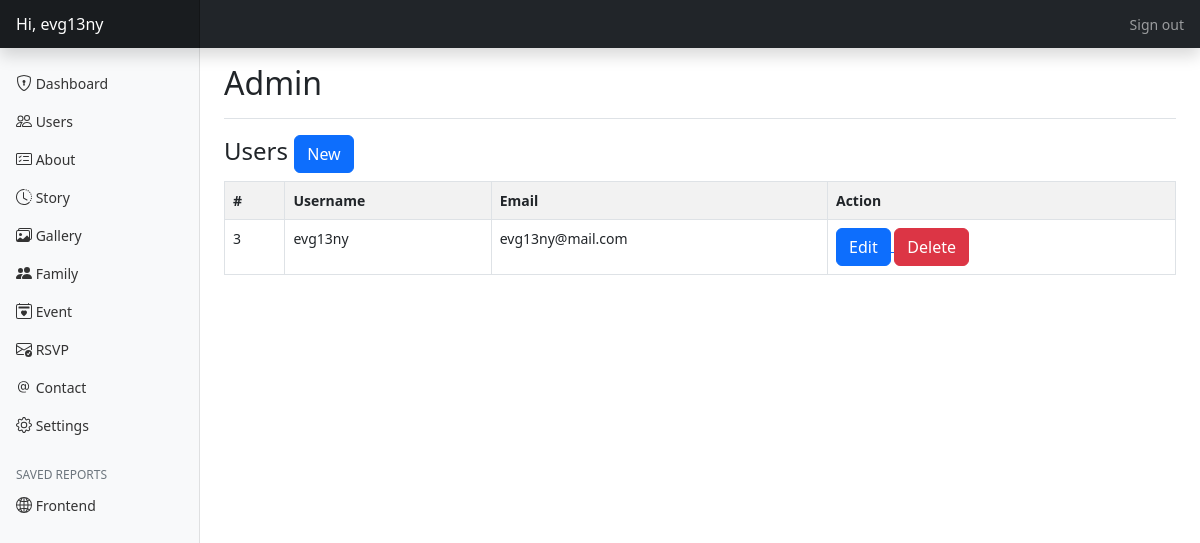
The page /public/admin/users (signed in) on the database its author committed.
### tables this page shows
CREATE TABLE `users` (
  `id` int(11) NOT NULL,
  `username` varchar(30) NOT NULL,
  `password` varchar(255) NOT NULL,
  `email` varchar(100) NOT NULL
);

### app/controllers/Admin.php (called while the page is built, shortened)
<?php
class Admin
{
    public function users($action = null, $id = null)
    {
        $user = new User();
        $data["action"] = $action;
        $data["rows"] = $user->findAll();
        $data["errors"] = $user->errors;
        $this->view("admin/users", $data);
    }
}

### app/core/App.php (called while the page is built, shortened)
<?php
class App
{
    private $method = "index";
    private function splitURL()
    {
        $URL = $_GET["url"] ?? "home";
        $URL = explode("/", trim($URL, "/"));
        return $URL;
    }
    public function loadController()
    {
        $URL = $this->splitURL();
        $filename = "../app/controllers/" . ucfirst($URL[0]) . ".php";
        if (file_exists($filename)) {
            unset($URL[0]);
        } else {
            $filename = "../app/controllers/_404.php";
            require $filename;
            $this->controller = "_404";
        }
        $controller = new $this->controller;
        if (!empty($URL[1])) {
            if (method_exists($controller, $URL[1])) {
                $this->method = $URL[1];
                unset($URL[1]);
            }
        }
        call_user_func_array([$controller, $this->method], $URL);
    }
}

### public/index.php (called while the page is built, shortened)
<?php
$app = new App;
$app->loadController();

### app/core/Database.php (called while the page is built, shortened)
<?php
trait Database
{
    private function connect()
    {
        $string = "mysql:hostname=" . DBHOST . ";dbname=" . DBNAME;
        $con = new PDO($string, DBUSER, DBPASS);
        return $con;
    }
    public function query($query, $data = [])
    {
        $con = $this->connect();
        $stm = $con->prepare($query);
        $check = $stm->execute($data);
        if ($check) {
            $result = $stm->fetchAll(PDO::FETCH_OBJ);
            if (is_array($result) && count($result)) {
                return $result;
            }
        }
        return false;
    }
}

### app/core/Model.php (called while the page is built, shortened)
<?php
trait Model
{
    public $limit        = 10;
    public $offset       = 0;
    public $order_type   = "DESC";
    public $order_column = "id";
    public function findAll()
    {
        $query = "SELECT * FROM $this->table ORDER BY $this->order_column $this->order_type LIMIT $this->limit OFFSET $this->offset";
        return $this->query($query);
    }
}

### app/views/admin/users.view.php (the view, shortened to what this page needs)
<?php if ($action == "add") : ?>
    <div class="col-md-6 mx-auto p-3">
        <h4>New user</h4>
        <?php if (!empty($errors)) : ?>
            <div class="alert alert-danger text-center"><?= implode("<br>", $errors) ?></div>
        <?php endif; ?>
        <form action="" method="post">
            <input type="text" name="username" class="form-control mt-3" value="<?= old_value("username") ?>" placeholder="Username">
            <input type="email" name="email" class="form-control mt-3" value="<?= old_value("email") ?>" placeholder="Email">
            <input type="password" name="password" class="form-control mt-3" placeholder="Password">
            <button class="btn btn-success my-3">Save</button>
            <a href="<?= ROOT ?>/admin/users">
                <button class="btn btn-secondary my-3" type="button">Back</button>
            </a>
        </form>
    </div>
<?php else : ?>
    <h4>
        Users
        <a href="<?= ROOT ?>/admin/users/add">
            <button class="btn btn-primary">New</button>
        </a>
    </h4>
    <table class="table table-striped table-bordered">
        <tr>
            <th>#</th>
            <th>Username</th>
            <th>Email</th>
            <th>Action</th>
        </tr>
        <?php if (!empty($rows)) : ?>
            <?php foreach ($rows as $row) : ?>
                <tr>
                    <td><?= $row->id ?></td>
                    <td><?= $row->username ?></td>
                    <td><?= $row->email ?></td>
                    <td>
                        <a href="<?= ROOT ?>/admin/users/edit/<?= $row->id ?>">
                            <button class="btn btn-primary">Edit</button>
                        </a>
                        <a href="<?= ROOT ?>/admin/users/delete/<?= $row->id ?>">
                            <button class="btn btn-danger">Delete</button>
                        </a>
                    </td>
                </tr>
            <?php endforeach; ?>
        <?php endif; ?>
    </table>
<?php endif; ?>

### public/assets/css/dashboard.css (style rules this page uses)
body { font-size: .875rem; }

### rows shown on the page
users: id "3", username "evg13ny", email "evg13ny@mail.com"

### other values the page prints
user("username") "evg13ny"
